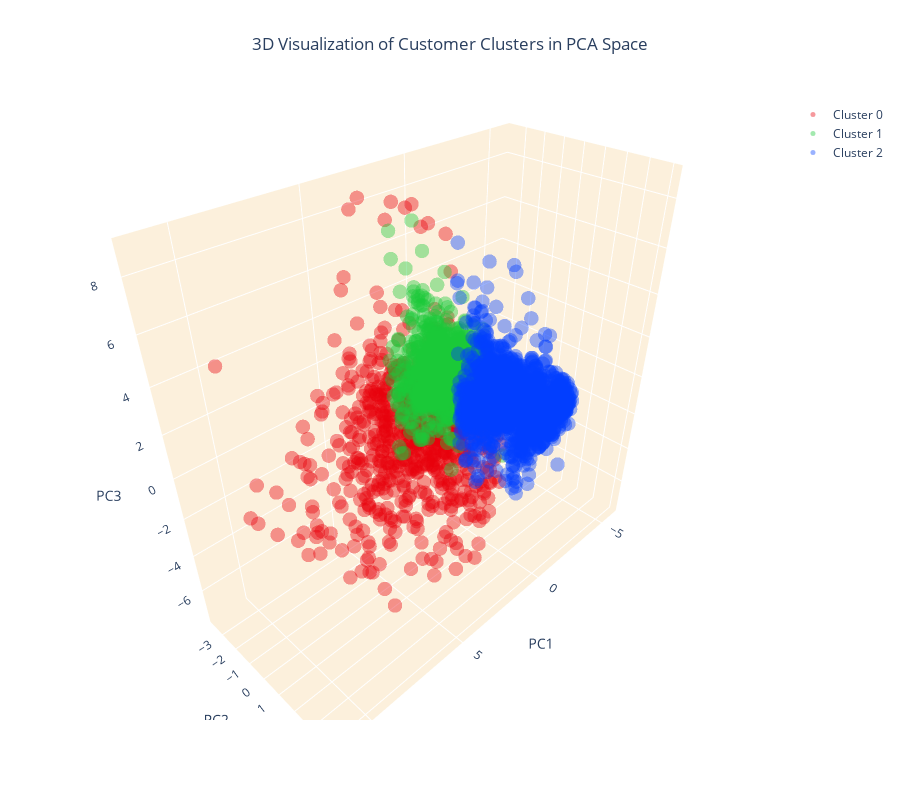

The notebook cell saved with this chart:
### Code cell
# Create separate data frames for each cluster
cluster_0 = customer_data_pca[customer_data_pca['cluster'] == 0]
cluster_1 = customer_data_pca[customer_data_pca['cluster'] == 1]
cluster_2 = customer_data_pca[customer_data_pca['cluster'] == 2]

# Create a 3D scatter plot
fig = go.Figure()

# Add data points for each cluster separately and specify the color
fig.add_trace(go.Scatter3d(x=cluster_0['PC1'], y=cluster_0['PC2'], z=cluster_0['PC3'], 
                           mode='markers', marker=dict(color=colors[0], size=5, opacity=0.4), name='Cluster 0'))
fig.add_trace(go.Scatter3d(x=cluster_1['PC1'], y=cluster_1['PC2'], z=cluster_1['PC3'], 
                           mode='markers', marker=dict(color=colors[1], size=5, opacity=0.4), name='Cluster 1'))
fig.add_trace(go.Scatter3d(x=cluster_2['PC1'], y=cluster_2['PC2'], z=cluster_2['PC3'], 
                           mode='markers', marker=dict(color=colors[2], size=5, opacity=0.4), name='Cluster 2'))

# Set the title and layout details
fig.update_layout(
    title=dict(text='3D Visualization of Customer Clusters in PCA Space', x=0.5),
    scene=dict(
        xaxis=dict(backgroundcolor="#fcf0dc", gridcolor='white', title='PC1'),
        yaxis=dict(backgroundcolor="#fcf0dc", gridcolor='white', title='PC2'),
        zaxis=dict(backgroundcolor="#fcf0dc", gridcolor='white', title='PC3'),
    ),
    width=900,
    height=800
)

# Show the plot
fig.show()

### Figure 1 — Plotly figure (JSON) as saved in the notebook; plotly's stock layout.template omitted (floating-point values rounded to 4 significant figures; data arrays with more than 128 entries replaced by an {"elided": "..."} marker saying what was removed)
{"data": [{"marker": {"color": "#e8000b", "opacity": 0.4, "size": 5}, "mode": "markers", "name": "Cluster 0", "type": "scatter3d", "x": {"elided": "728 float values"}, "y": {"elided": "728 float values"}, "z": {"elided": "728 float values"}}, {"marker": {"color": "#1ac938", "opacity": 0.4, "size": 5}, "mode": "markers", "name": "Cluster 1", "type": "scatter3d", "x": {"elided": "1518 float values"}, "y": {"elided": "1518 float values"}, "z": {"elided": "1518 float values"}}, {"marker": {"color": "#023eff", "opacity": 0.4, "size": 5}, "mode": "markers", "name": "Cluster 2", "type": "scatter3d", "x": {"elided": "1821 float values"}, "y": {"elided": "1821 float values"}, "z": {"elided": "1821 float values"}}], "layout": {"height": 800, "scene": {"xaxis": {"backgroundcolor": "#fcf0dc", "gridcolor": "white", "title": {"text": "PC1"}}, "yaxis": {"backgroundcolor": "#fcf0dc", "gridcolor": "white", "title": {"text": "PC2"}}, "zaxis": {"backgroundcolor": "#fcf0dc", "gridcolor": "white", "title": {"text": "PC3"}}}, "title": {"text": "3D Visualization of Customer Clusters in PCA Space", "x": 0.5}, "width": 900}}
